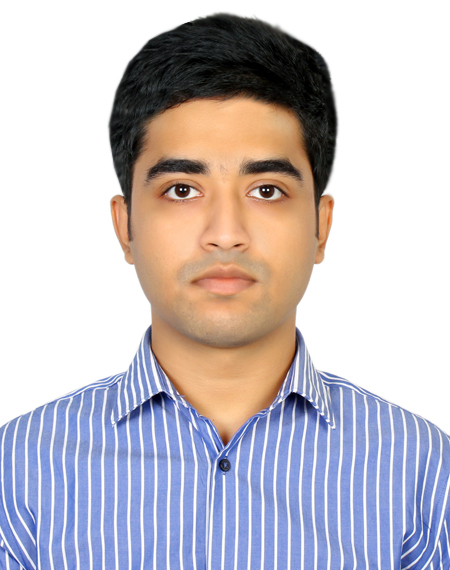
#> input picture OTSU Homework/image1.jpg, 450 x 570 px
$ jupyter execute Otsu.ipynb
#> lines starting #> are read from the running program, lines starting #| are printed output that depends on the picture; after the words box and inside, x2 and y2 are one past the last pixel; in counts of white or black regions, pixels touching at a corner belong together
[cell 1]
from PIL import Image
import cv2
from matplotlib import pyplot as plt
import numpy as np
import math
from matplotlib.gridspec import GridSpec

filepath = 'image1.jpg'

img = cv2.imread(filepath)
#> img is the input picture: shape (570, 450, 3); mean B, G, R 197.5, 191, 196.5
h,w,c= img.shape
#> h = 570; w = 450; c = 3

#color to black and white
img = cv2.cvtColor(img, cv2.COLOR_BGR2RGB)
img = cv2.cvtColor(img, cv2.COLOR_RGB2GRAY)
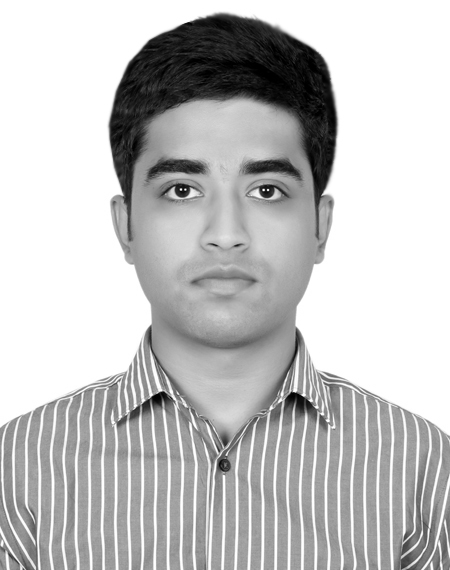
#> img: shape (570, 450); min 0, max 255, mean 193.4

#showing grayscale image
print(type(img))
#| <class 'numpy.ndarray'>
print(img.shape)
#| (570, 450)
plt.title("Original grayscale image")
plt.imshow(img, cmap= 'gray')
plt.savefig('1.jpg')
plt.show()

[cell 2]
#showing histogram

hist = cv2.calcHist([img], [0], None, [256], [0,256])
#> hist = 256 values, max 105229 at index 255, min 66 at index 80, mean 1002

plt.title("Histogram")
plt.hist(img.ravel(),256,[0,256])
plt.savefig('2.jpg')
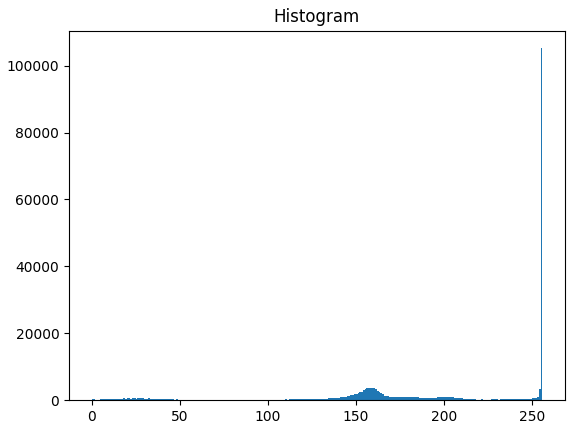
#> figure drawn by matplotlib, 1 panel; tallest bar 105229 high, from x = 255 to 256
plt.show()

print(hist.size)
#| 256

[cell 3]
#OTSU IMPLEMENTATION

img_data = img.flatten()

x = np.bincount(img_data)           #index is gray level, value is frequency
#> x has the same summary as hist

T_candidates = []
sigmasq_w_vals = []

offset_begin = 10
offset_end = 256
for T in range(offset_begin,offset_end):
    foreground = []
    background = []
    for i in range(0,T):
        background.append(x[i])         #loading the bg frequency
    for i in range(T,256):
        foreground.append(x[i])         #loading the fg frequency

    #OMEGA CALCULATION
    omega_b = np.sum(background)/(h*w)
    omega_f = np.sum(foreground)/(h*w)

    #MU CALCULATION
    sum = 0

    for i in range(0,T):
        sum = sum + i*x[i]              #gray level x frequency
    mu_b = sum/np.sum(background)

    sum = 0
    for i in range(T,256):
        sum = sum + i*x[i]
    mu_f = sum/np.sum(foreground)

    #SIGMA SQUARE CALCULATION
    sum =0
    for i in range(0,T):
        var1 = math.pow((i-mu_b),2)
        var2 = x[i]
        sum = sum + (var1*var2)
    sigmasq_b = sum/np.sum(background)

    sum = 0
    for i in range(T,256):
        var1 = math.pow((i-mu_f),2)
        var2 = x[i]
        sum = sum + (var1*var2)
    sigmasq_f = sum/np.sum(foreground)

    #WITHIN CLASS VARIANCE CALCULATION
    sigmasq_w = (omega_b*sigmasq_b) + (omega_f*sigmasq_f)

    #WITHIN CLASS VARIANCES APPENDING
    sigmasq_w_vals.append(sigmasq_w)
#> after the loop, sigmasq_w_vals = 246 values, max 4393.6 at index 0, min 1474.2 at index 179, mean 2125.7

#FINDING THE FINAL THRESHOLD, IT IS THE INDEX OF MINIMUM WITHIN CLASS VARIANCE
min_sigmasq_w = np.min(sigmasq_w_vals)
#> min_sigmasq_w = 1474.2
min_index = sigmasq_w_vals.index(min_sigmasq_w)
#> min_index = 179
#T_final = min_index + offset_begin # offset added cause loop started from offset, not 0
T_final = min_index # not adding offset
#> T_final = 179

[cell 4]
#BINARIZATION WITH THE FINAL THRESHOLD VALUE
for i in range (0, len(img_data)):
    if img_data[i]<T_final:
        img_data[i] = 0
    else:
        img_data[i] = 255

#RESHAPING FROM 1D TO 2D
bin_image_manual = np.reshape(img_data,(h,w))
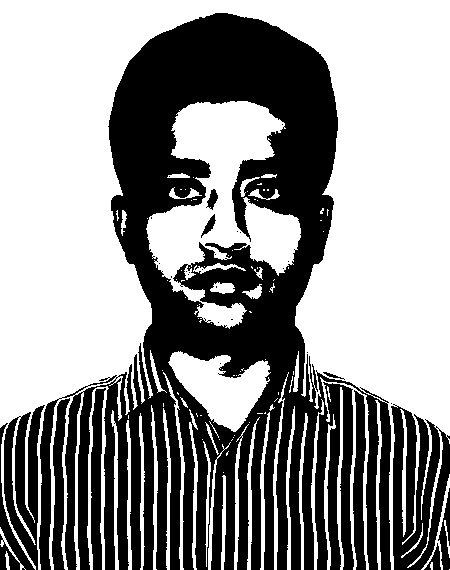
#> bin_image_manual: shape (570, 450); 57.8% white; 33 black regions (21 under 20 px), largest, box (x1, y1, x2, y2) and area: (39, 13, 391, 570) 91680, (391, 404, 450, 570) 6040, (4, 405, 45, 570) 3515

#BINARIZATION WITH BUILT IN METHOD
T_builtin, bin_image_builtin = cv2.threshold(img, 0,255, cv2.THRESH_BINARY+cv2.THRESH_OTSU)
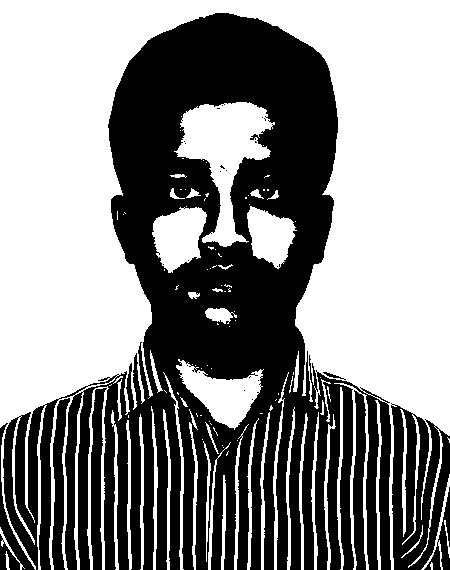
#> bin_image_builtin: shape (570, 450); 54.4% white; 26 black regions (19 under 20 px), largest, box (x1, y1, x2, y2) and area: (3, 13, 391, 570) 105429, (391, 403, 450, 570) 6219, (91, 388, 107, 570) 1768
#> T_builtin = 188

print(T_final)
#| 179
print(T_builtin)
#| 188.0

[cell 5]
#PLOTTING

fig = plt.figure(figsize=(12,12))
gs = GridSpec(1,2)

fig.add_subplot(gs[0,0])
plt.title("Manullay implemented OTSU")
plt.imshow(bin_image_manual, cmap='gray')

fig.add_subplot(gs[0,1])
plt.title("Built-in OTSU")
plt.imshow(bin_image_builtin, cmap='gray')
plt.savefig('3.jpg')
plt.show()

$ run again, with OTSU Homework/image5.jpg copied over OTSU Homework/image1.jpg
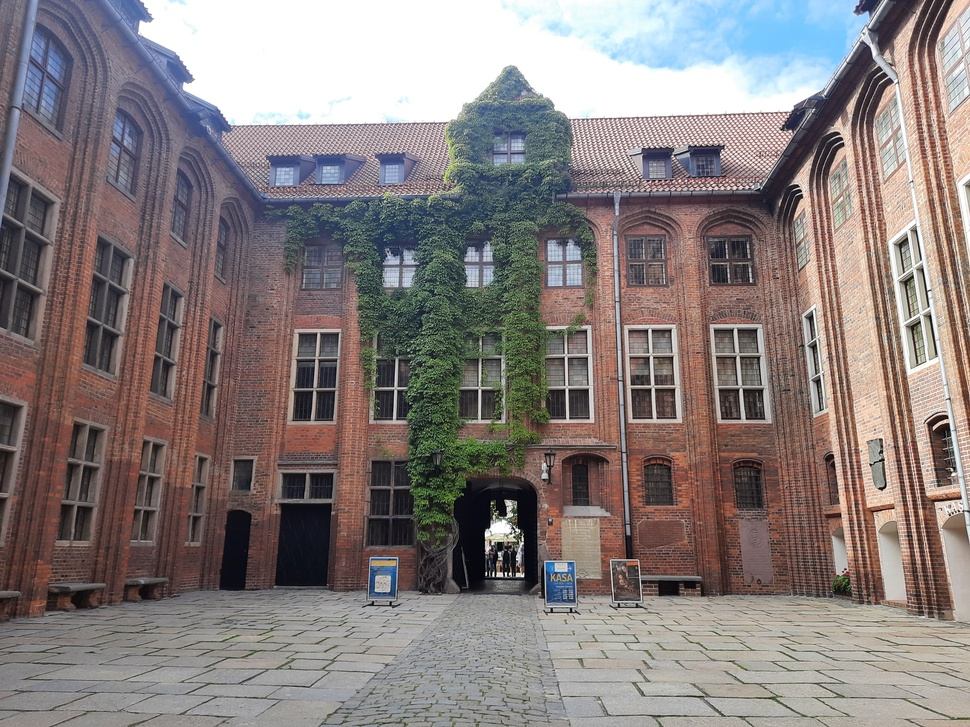
#> input picture OTSU Homework/image5.jpg, 970 x 727 px, shrunk from 4000 x 3000 before the run
#> img is the input picture: shape (727, 970, 3); mean B, G, R 124.7, 125.6, 134.8
#| <class 'numpy.ndarray'>
#| (727, 970)
#> hist = 256 values, max 46050 at index 255, min 33 at index 0, mean 2754.6
#> `plt.savefig('2.jpg')`:
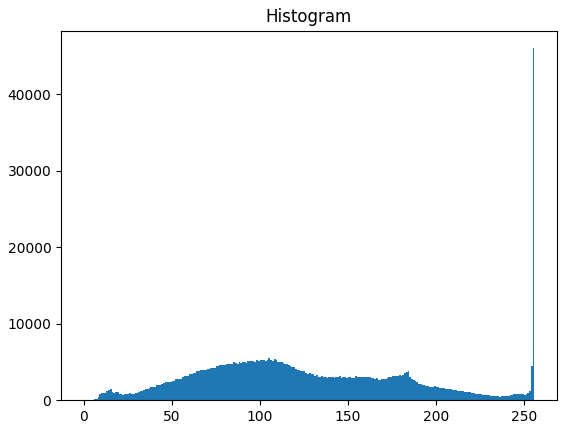
#> figure drawn by matplotlib, 1 panel; tallest bar 46050 high, from x = 255 to 256
#| 256
#> x has the same summary as hist
#> after the loop `for T in range(offset_begin,offset_end):`: sigmasq_w_vals = 246 values, max 3850.5 at index 0, min 1157.7 at index 132, mean 2123.6
#> min_sigmasq_w = 1157.7
#> min_index = 132
#> bin_image_manual: shape (727, 970); 42% white; 4362 white regions (4181 under 20 px), largest, box (x1, y1, x2, y2) and area: (0, 0, 970, 727) 237067, (923, 0, 970, 336) 7274, (789, 151, 862, 576) 7108
#> `T_builtin, bin_image_builtin = cv2.threshold(img, 0,255, cv2.THRESH_BI..`:
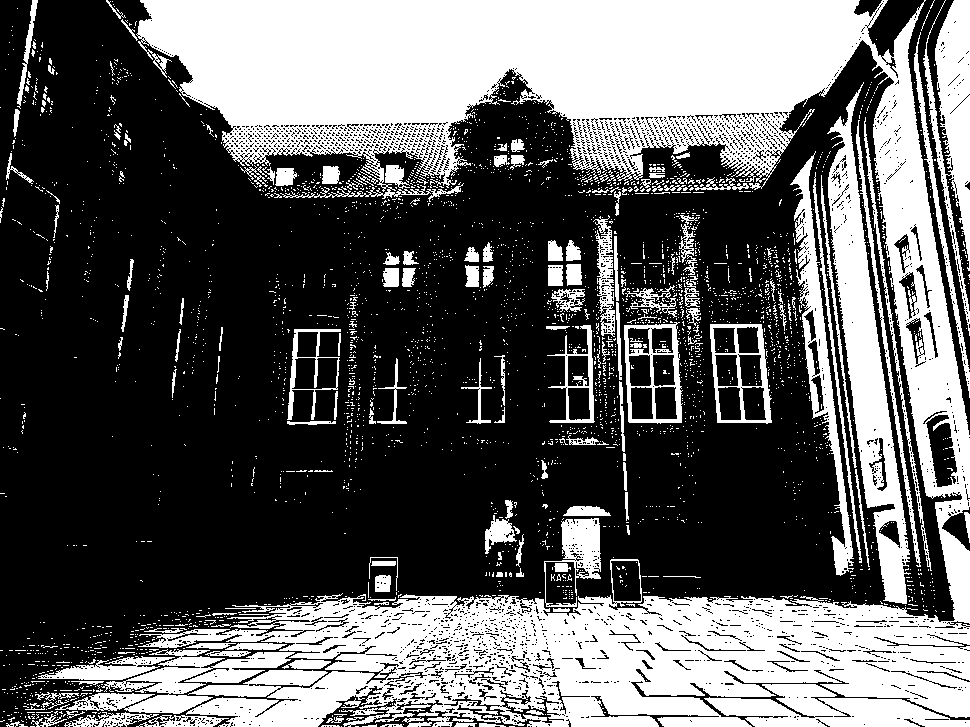
#> bin_image_builtin: shape (727, 970); 37.6% white; 3314 white regions (3132 under 20 px), largest, box (x1, y1, x2, y2) and area: (136, 0, 970, 727) 184563, (827, 82, 911, 604) 13891, (923, 0, 970, 336) 6895
#> T_builtin = 141
#| 132
#| 141.0

$ run again, with OTSU Homework/1.jpg copied over OTSU Homework/image1.jpg
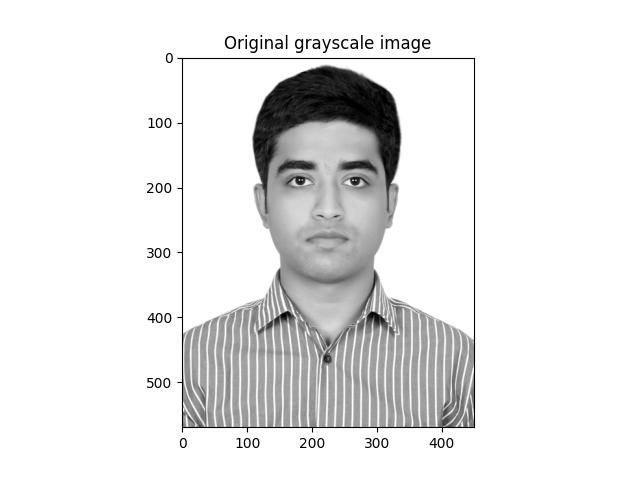
#> input picture OTSU Homework/1.jpg, 640 x 480 px
#> img is the input picture: shape (480, 640, 3); min 0, max 255, mean 230.7
#> img: shape (480, 640)
#| <class 'numpy.ndarray'>
#| (480, 640)
#> hist = 256 values, max 230833 at index 255, min 28 at index 70, mean 1200
#| 256
#> x has the same summary as hist
#> after the loop `for T in range(offset_begin,offset_end):`: sigmasq_w_vals = 246 values, max 2461 at index 0, min 668 at index 180, mean 1115.1
#> min_sigmasq_w = 668
#> min_index = 180
#> `bin_image_manual = np.reshape(img_data,(h,w))`:
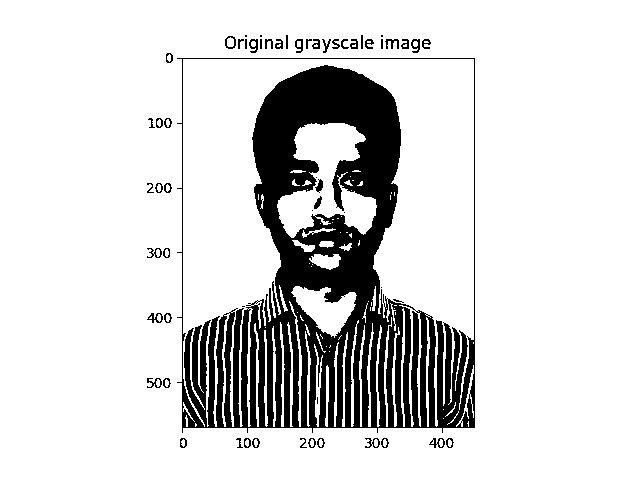
#> bin_image_manual: shape (480, 640); 84.1% white; 59 black regions (10 under 20 px), largest, box (x1, y1, x2, y2) and area: (177, 58, 475, 433) 46555, (385, 39, 399, 49) 73, (147, 313, 163, 323) 73
#> bin_image_builtin: shape (480, 640); 82.8% white; 53 black regions (6 under 20 px), largest, box (x1, y1, x2, y2) and area: (177, 58, 475, 433) 50628, (385, 39, 399, 49) 79, (147, 378, 162, 388) 74
#> T_builtin = 189
#| 180
#| 189.0
#> `plt.savefig('3.jpg')`:
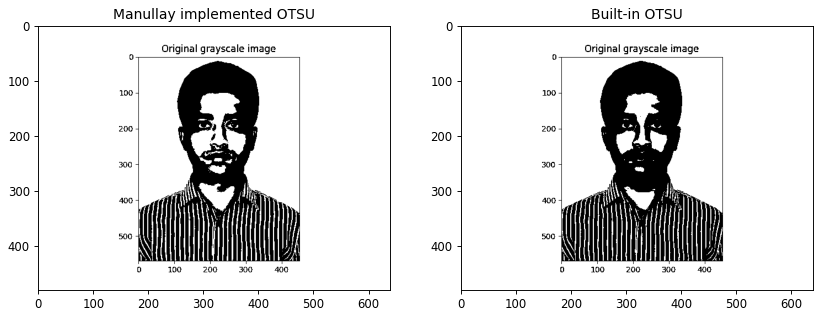
#> figure drawn by matplotlib, 2 panels

$ run again, with OTSU Homework/2.jpg copied over OTSU Homework/image1.jpg
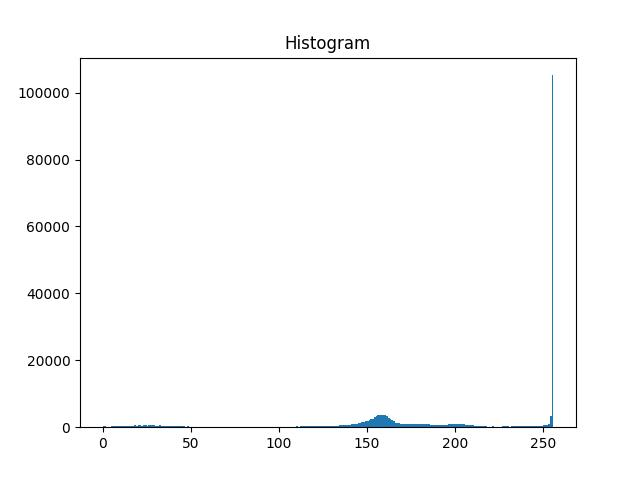
#> input picture OTSU Homework/2.jpg, 640 x 480 px
#> img is the input picture: shape (480, 640, 3); mean B, G, R 251.6, 251.4, 251.1
#| <class 'numpy.ndarray'>
#| (480, 640)
#> hist = 256 values, max 282733 at index 255, min 2 at index 187, mean 1200
#| 256
#> x has the same summary as hist
#> after the loop `for T in range(offset_begin,offset_end):`: sigmasq_w_vals = 246 values, max 542.4 at index 245, min 48.7 at index 141, mean 121.5
#> min_sigmasq_w = 48.7
#> min_index = 141
#> `bin_image_manual = np.reshape(img_data,(h,w))`:
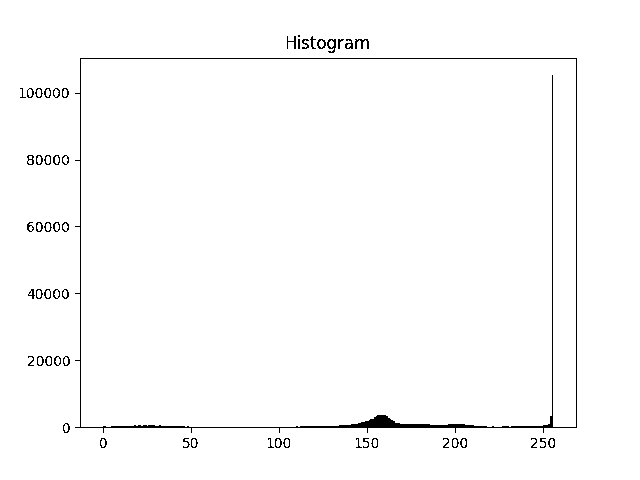
#> bin_image_manual: shape (480, 640); 98.5% white; black in thin lines or dots, all inside (x1, y1, x2, y2) = (20, 35, 577, 448)
#> T_builtin = 150
#| 141
#| 150.0
#> `plt.savefig('3.jpg')`:
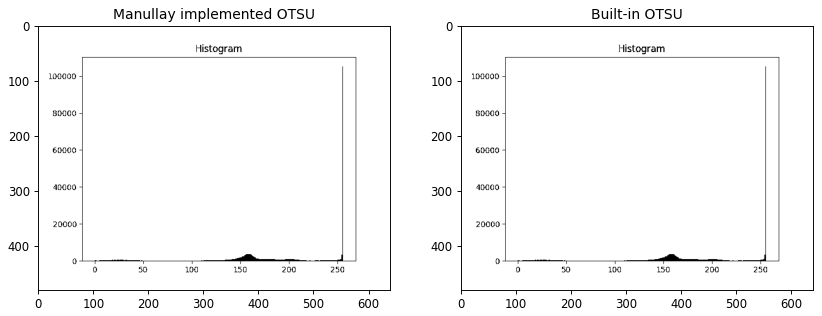
#> figure drawn by matplotlib, 2 panels
